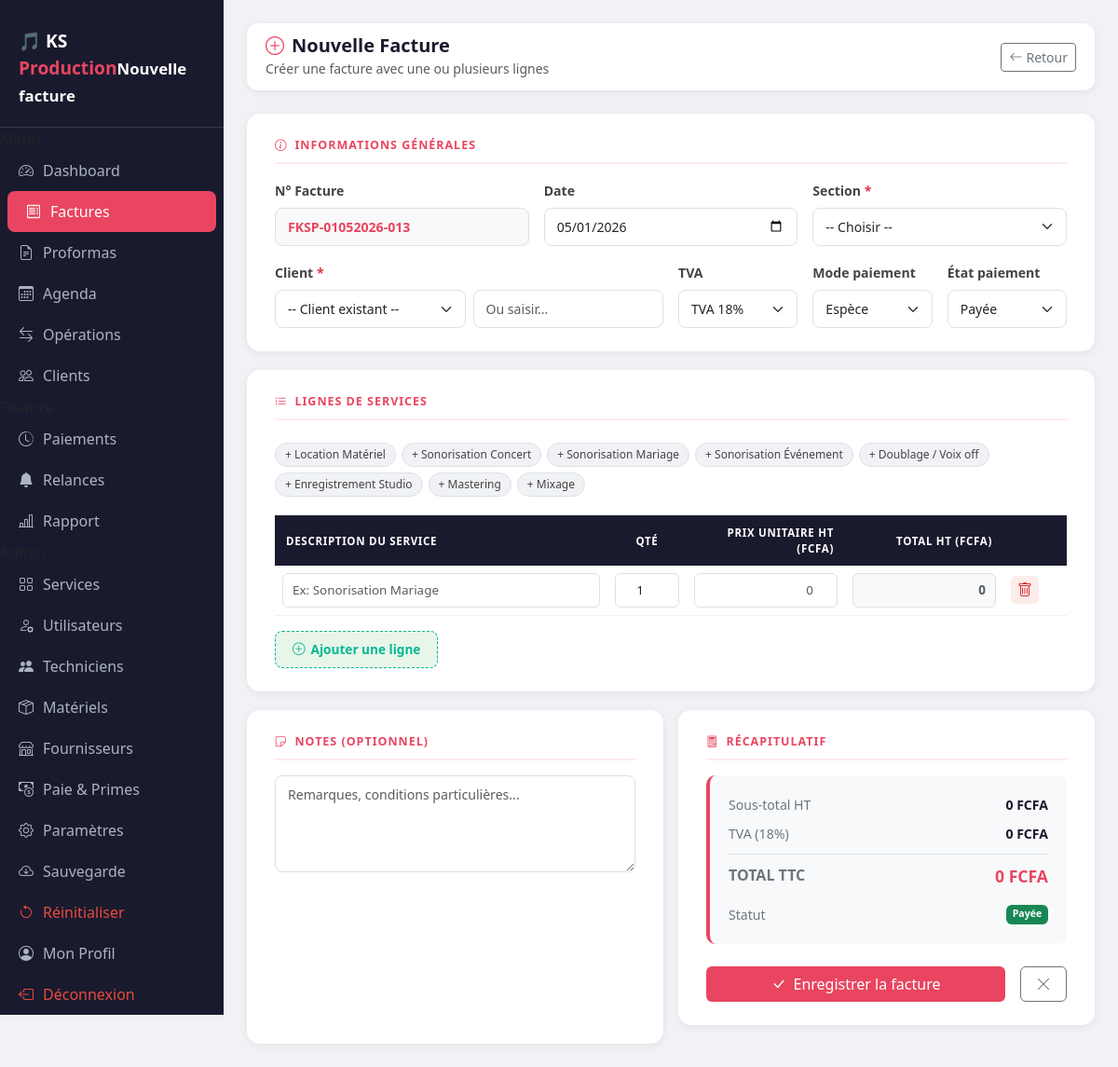
/factures/nouvelle (signed in), run on the app's committed database.
### database.py (models this page shows)
class Service(db.Model):
    __tablename__ = 'services'
    id      = db.Column(db.Integer, primary_key=True)
    section = db.Column(db.String(50), nullable=False)
    libelle = db.Column(db.String(200), nullable=False)
    prix    = db.Column(db.Float, default=0)
    actif   = db.Column(db.Boolean, default=True)

### app.py (the view, shortened to what this page needs)
@app.route('/factures/nouvelle', methods=['GET', 'POST'])
def nouvelle_facture():
    if 'username' not in session:
        return redirect(url_for('login'))
    numero_auto = generer_numero_facture('FKSP')
    services_list = Service.query.filter_by(actif=True).order_by(Service.section, Service.libelle).all()
    return render_template('nouvelle_facture.html',
        username=session['username'], role=session['role'],
        numero_auto=numero_auto, clients=Client.query.all(),
        today=datetime.now().strftime('%Y-%m-%d'),
        tva_defaut=18, services_list=services_list,
    )

### app.py (called while the page is built)
def generer_numero_facture(prefix='FKSP'):
    now      = datetime.now()
    date_str = now.strftime('%d%m%Y')
    annee    = now.strftime('%Y')
    nb = Facture.query.filter(
        Facture.numero.like(f'{prefix}-____{annee}-%')
    ).count() + 1
    numero = f"{prefix}-{date_str}-{nb:03d}"
    while Facture.query.filter_by(numero=numero).first():
        nb += 1
        numero = f"{prefix}-{date_str}-{nb:03d}"
    return numero

### templates/nouvelle_facture.html (shortened to what this page needs)
<!DOCTYPE html>
<html lang="fr">
<head>
    <link href="https://cdn.jsdelivr.net/npm/bootstrap@5.3.0/dist/css/bootstrap.min.css" rel="stylesheet">
    <link href="https://cdn.jsdelivr.net/npm/bootstrap-icons@1.10.5/font/bootstrap-icons.css" rel="stylesheet">
</head>
<body>
<div class="sidebar">
    <div class="brand">🎵 KS <span>Production</span><small>Nouvelle facture</small></div>
    <nav>
        <div class="nav-section">Menu</div>
        <a href="/dashboard" class="nav-link"><i class="bi bi-speedometer2"></i> Dashboard</a>
        <a href="/factures" class="nav-link active"><i class="bi bi-receipt"></i> Factures</a>
        <a href="/proformas" class="nav-link"><i class="bi bi-file-earmark-text"></i> Proformas</a>
        <a href="/agenda" class="nav-link"><i class="bi bi-calendar3"></i> Agenda</a>
        <a href="/operations" class="nav-link"><i class="bi bi-arrow-left-right"></i> Opérations</a>
        <a href="/clients" class="nav-link"><i class="bi bi-people"></i> Clients</a>
        <div class="nav-section">Finance</div>
        <a href="/paiements" class="nav-link"><i class="bi bi-clock-history"></i> Paiements</a>
        <a href="/relances" class="nav-link"><i class="bi bi-bell-fill"></i> Relances</a>
        <a href="/rapport" class="nav-link"><i class="bi bi-bar-chart-line"></i> Rapport</a>
        {% if role == 'Administrateur' %}
        <div class="nav-section">Admin</div>
        <a href="/services" class="nav-link"><i class="bi bi-grid"></i> Services</a>
        <a href="/utilisateurs" class="nav-link"><i class="bi bi-person-gear"></i> Utilisateurs</a>
        <a href="/techniciens" class="nav-link"><i class="bi bi-people-fill"></i> Techniciens</a>
        <a href="/materiels" class="nav-link"><i class="bi bi-box-seam"></i> Matériels</a>
        <a href="/fournisseurs" class="nav-link"><i class="bi bi-shop"></i> Fournisseurs</a>
        <a href="/paie" class="nav-link"><i class="bi bi-cash-coin"></i> Paie & Primes</a>
        <a href="/parametres" class="nav-link"><i class="bi bi-gear"></i> Paramètres</a>
        <a href="/sauvegarde" class="nav-link"><i class="bi bi-cloud-arrow-down"></i> Sauvegarde</a>
        <a href="/reinitialiser" class="nav-link" style="color:#e74c3c;"><i class="bi bi-arrow-counterclockwise"></i> Réinitialiser</a>
        {% endif %}
    </nav>
    <div class="sidebar-footer">
        <a href="/profil" class="nav-link"><i class="bi bi-person-circle"></i> Mon Profil</a>
        <a href="/logout" class="nav-link" style="color:#e74c3c;"><i class="bi bi-box-arrow-left"></i> Déconnexion</a>
    </div>
</div>
<div class="main-content">
    <div class="topbar">
        <div>
            <h5><i class="bi bi-plus-circle me-2" style="color:var(--ks-accent);"></i>Nouvelle Facture</h5>
            <small class="text-muted">Créer une facture avec une ou plusieurs lignes</small>
        </div>
        <button onclick="retourOuFermer()" class="btn btn-outline-secondary btn-sm">
            <i class="bi bi-arrow-left me-1"></i>Retour
        </button>
    </div>
    <form method="POST" action="/factures/nouvelle?popup=1" id="formFacture">
        <div class="form-card">
            <div class="section-title"><i class="bi bi-info-circle"></i> Informations générales</div>
            <div class="row g-3">
                <div class="col-md-4">
                    <label class="form-label">N° Facture</label>
                    <input type="text" class="form-control" name="numero"
                           value="{{ numero_auto }}" readonly
                           style="background:#f8f9fa; font-weight:600; color:var(--ks-accent);">
                </div>
                <div class="col-md-4">
                    <label class="form-label">Date</label>
                    <input type="date" class="form-control" name="date" value="{{ today }}">
                </div>
                <div class="col-md-4">
                    <label class="form-label">Section <span class="text-danger">*</span></label>
                    <select class="form-select" name="section" required>
                        <option value="">-- Choisir --</option>
                    </select>
                </div>
                <div class="col-md-6">
                    <label class="form-label">Client <span class="text-danger">*</span></label>
                    <div class="d-flex gap-2">
                        <select class="form-select" id="selectClient" onchange="remplirClient()">
                            <option value="">-- Client existant --</option>
                        </select>
                        <input type="text" class="form-control" name="nom_client"
                               id="nom_client" placeholder="Ou saisir..." required>
                    </div>
                </div>
                <div class="col-md-2">
                    <label class="form-label">TVA</label>
                    <select class="form-select" name="tva_taux" id="tvaTaux" onchange="updateRecap()">
                        <option value="18">TVA 18%</option>
                    </select>
                </div>
                <div class="col-md-2">
                    <label class="form-label">Mode paiement</label>
                    <select class="form-select" name="mode_paiement">
                        <option value="Espece">Espèce</option>
                    </select>
                </div>
                <div class="col-md-2">
                    <label class="form-label">État paiement</label>
                    <select class="form-select" name="etat_paiement" id="etatPaiement"
                            onchange="togglePartiel(); updateRecap();">
                        <option value="Payer">Payée</option>
                    </select>
                </div>
            </div>
        </div>
        <div class="form-card">
            <div class="section-title"><i class="bi bi-list-ul"></i> Lignes de services</div>
            <div class="svc-suggestions mb-3">
                {% for svc in services_list %}
                <span class="svc-chip" onclick="ajouterLigneRapide('{{ svc.libelle }}', {{ svc.prix }})">
                    + {{ svc.libelle }}
                </span>
                {% endfor %}
            </div>
            <div class="table-responsive">
                <table class="lignes-table" id="lignesTable">
                    <thead>
                        <tr>
                            <th style="width:42%;">Description du service</th>
                            <th style="width:10%; text-align:center;">Qté</th>
                            <th style="width:20%; text-align:right;">Prix unitaire HT (FCFA)</th>
                            <th style="width:20%; text-align:right;">Total HT (FCFA)</th>
                            <th style="width:8%; text-align:center;"></th>
                        </tr>
                    </thead>
                    <tbody id="lignesBody">
                        <tr class="ligne-row">
                            <td><input type="text" class="form-control svc-input" name="service[]" placeholder="Ex: Sonorisation Mariage" required></td>
                            <td><input type="number" class="form-control qty-input" name="quantite[]" value="1" min="1" style="text-align:center;"></td>
                            <td><input type="number" class="form-control pu-input" name="prix_unitaire[]" placeholder="0" min="0" step="any" style="text-align:right;"></td>
                            <td><input type="text" class="form-control total-input" placeholder="0" readonly style="text-align:right; background:#f8f9fa; font-weight:600;"></td>
                            <td style="text-align:center;">
                                <button type="button" class="btn-del-ligne" onclick="supprimerLigne(this)">
                                    <i class="bi bi-trash"></i>
                                </button>
                            </td>
                        </tr>
                    </tbody>
                </table>
            </div>
            <div class="mt-3">
                <button type="button" class="btn-add-ligne" onclick="ajouterLigne()">
                    <i class="bi bi-plus-circle"></i> Ajouter une ligne
                </button>
            </div>
        </div>
        <div class="row g-3">
            <div class="col-md-6">
                <div class="form-card h-100">
                    <div class="section-title"><i class="bi bi-sticky"></i> Notes (optionnel)</div>
                    <textarea class="form-control" name="notes" rows="4"
                              placeholder="Remarques, conditions particulières..."></textarea>
                </div>
            </div>
            <div class="col-md-6">
                <div class="form-card">
                    <div class="section-title"><i class="bi bi-calculator"></i> Récapitulatif</div>
                    <div class="recap-box">
                        <div class="recap-row">
                            <span class="lbl">Sous-total HT</span>
                            <span class="val" id="recapHT">0 FCFA</span>
                        </div>
                        <div class="recap-row">
                            <span class="lbl">TVA (<span id="tauxLabel">18</span>%)</span>
                            <span class="val" id="recapTVA">0 FCFA</span>
                        </div>
                        <div class="recap-row total">
                            <span class="lbl fw-bold">TOTAL TTC</span>
                            <span class="val" id="recapTTC">0 FCFA</span>
                        </div>
                        <div class="recap-row mt-2">
                            <span class="lbl">Statut</span>
                            <span class="badge bg-success" id="badgeStatut">Payée</span>
                        </div>
                    </div>
                    <div class="d-flex gap-3 mt-4">
                        <button type="submit" class="btn btn-ks px-4 flex-fill">
                            <i class="bi bi-check-lg me-2"></i>Enregistrer la facture
                        </button>
                        <a href="/factures" class="btn btn-outline-secondary px-3">
                            <i class="bi bi-x-lg"></i>
                        </a>
                    </div>
                </div>
            </div>
        </div>
    </form>
</div>
</body>
</html>

### templates/nouvelle_facture.html (style rules this page uses)
:root { --ks-primary: #1a1a2e; --ks-accent: #e94560; }
body { background: #f0f2f5; font-family: 'Segoe UI', sans-serif; }
.sidebar { width: 240px; min-height: 100vh; background: var(--ks-primary); position: fixed; left: 0; top: 0; padding-top: 20px; z-index: 100; }
.sidebar .brand { color: #fff; font-size: 1.2rem; font-weight: 700; padding: 10px 20px 20px; border-bottom: 1px solid #ffffff22; }
.sidebar .brand span { color: var(--ks-accent); }
.sidebar .nav-link { color: #aab4c4; padding: 10px 20px; display: flex; align-items: center; gap: 10px; transition: all .2s; }
.sidebar .nav-link:hover, .sidebar .nav-link.active { color: #fff; background: var(--ks-accent); border-radius: 8px; margin: 0 8px; }
.main-content { margin-left: 240px; padding: 25px; }
.topbar { background: #fff; border-radius: 12px; padding: 12px 20px; display: flex; justify-content: space-between; align-items: center; margin-bottom: 25px; box-shadow: 0 2px 8px #0001; }
.topbar h5 { margin: 0; font-weight: 700; color: var(--ks-primary); }
.form-card { background: #fff; border-radius: 14px; padding: 25px 30px; box-shadow: 0 2px 10px #0001; margin-bottom: 20px; }
.section-title { font-size: .78rem; font-weight: 700; text-transform: uppercase; letter-spacing: .08em; color: var(--ks-accent); margin-bottom: 16px; padding-bottom: 8px; border-bottom: 2px solid #fdecea; display: flex; align-items: center; gap: 8px; }
.form-label { font-weight: 600; color: #444; font-size: .88rem; }
.form-control, .form-select { border-radius: 8px; border: 1.5px solid #e0e0e0; padding: 9px 13px; transition: border-color .2s; font-size: .88rem; }
.lignes-table { width: 100%; border-collapse: collapse; }
.lignes-table thead tr { background: var(--ks-primary); color: #fff; }
.lignes-table thead th { padding: 10px 12px; font-size: .72rem; text-transform: uppercase; letter-spacing: .06em; font-weight: 600; }
.lignes-table tbody tr { border-bottom: 1px solid #f0f0f0; }
.lignes-table tbody td { padding: 8px 8px; vertical-align: middle; }
.lignes-table .form-control { border-radius: 6px; padding: 7px 10px; font-size: .84rem; border: 1.5px solid #e0e0e0; }
.btn-add-ligne { background: #e8f5e9; color: #00b894; border: 1.5px dashed #00b894; border-radius: 8px; padding: 9px 18px; font-size: .85rem; font-weight: 600; cursor: pointer; display: inline-flex; align-items: center; gap: 6px; transition: all .2s; }
.btn-del-ligne { background: #fdecea; color: #d63031; border: none; border-radius: 6px; width: 30px; height: 30px; display: flex; align-items: center; justify-content: center; cursor: pointer; font-size: 1rem; transition: all .2s; }
.recap-box { background: #f8f9fa; border-radius: 10px; padding: 16px 20px; border-left: 4px solid var(--ks-accent); }
.recap-row { display: flex; justify-content: space-between; padding: 5px 0; font-size: .88rem; }
.recap-row .lbl { color: #6c757d; }
.recap-row .val { font-weight: 600; color: var(--ks-primary); }
.recap-row.total { border-top: 1.5px solid #dee2e6; margin-top: 6px; padding-top: 10px; font-size: 1rem; }
.recap-row.total .val { color: var(--ks-accent); font-size: 1.1rem; }
.btn-ks { background: var(--ks-accent); border: none; color: #fff; }
.svc-suggestions { display: flex; flex-wrap: wrap; gap: 6px; padding: 8px 0 4px; }
.svc-chip { background: #f0f2f5; border: 1px solid #dee2e6; border-radius: 20px; padding: 3px 10px; font-size: .75rem; cursor: pointer; transition: all .15s; color: #444; }

### data on the page
Service: libelle "Location Matériel"
Service: libelle "Sonorisation Concert"
Service: libelle "Sonorisation Mariage"
Service: libelle "Sonorisation Événement"
Service: libelle "Doublage / Voix off"
Service: libelle "Enregistrement Studio"
Service: libelle "Mastering"
Service: libelle "Mixage"
